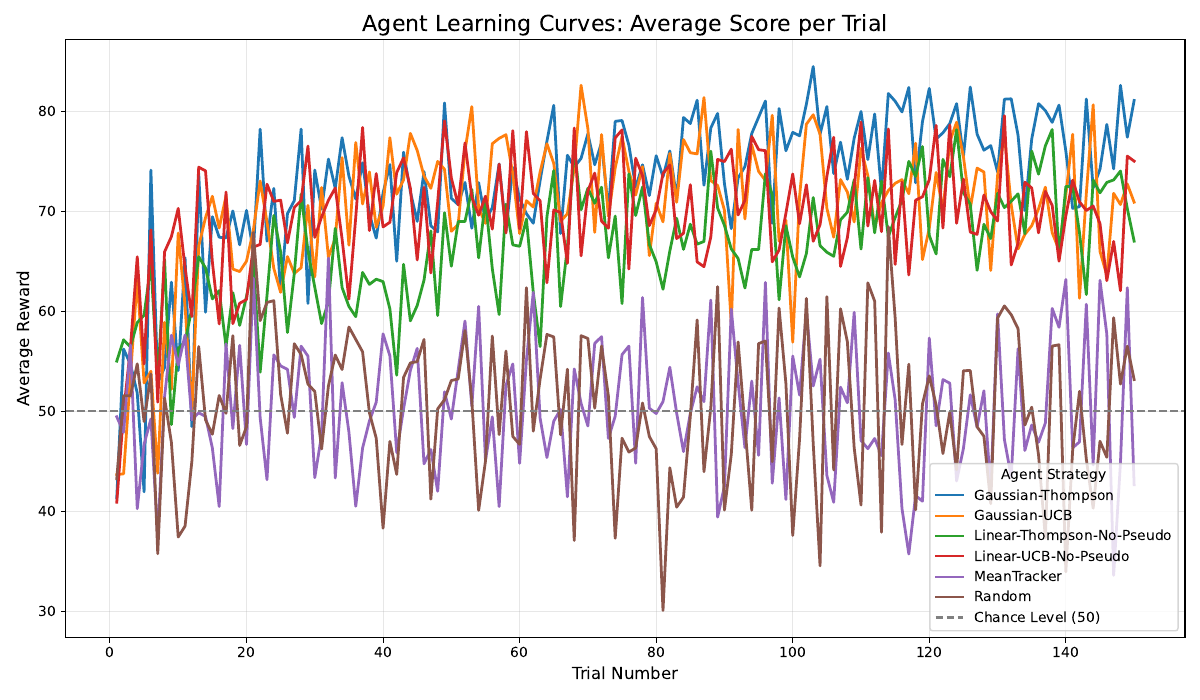

Source code (Python):
import matplotlib.pyplot as plt
import seaborn as sns
from simulation import run_batch_simulation
from game import MiningInSpaceGame
from agents import (RandomAgent, MeanTrackingAgent, LinearUCBAgent, 
                    LinearThompsonAgent, GPUCBAgent, GPThompsonAgent)

# 1. Setup and Run Simulation
agents_to_test = {
    "Random": RandomAgent,
    "MeanTracker": MeanTrackingAgent,
    # "Linear-UCB": LinearUCBAgent,
    # "Linear-Thompson": LinearThompsonAgent,
    "Linear-UCB-No-Pseudo": lambda: LinearUCBAgent(pseudo_observations=False),
    "Linear-Thompson-No-Pseudo": lambda: LinearThompsonAgent(pseudo_observations=False),
    "Gaussian-UCB": GPUCBAgent,
    "Gaussian-Thompson": GPThompsonAgent
}

print("Running simulation... this may take a minute.")
results = run_batch_simulation(agents_to_test, MiningInSpaceGame, n_simulations=10, n_trials=150)

# 2. Process Data for Plotting (First Graph)
# Average reward at each trial number for the combined plot
learning_curves = results.groupby(['agent_name', 'trial'])['reward'].mean().reset_index()

# ---------------------------------------------------------
# Graph 1: Combined Learning Curves (Averages Only)
# ---------------------------------------------------------
plt.figure(figsize=(12, 7))
sns.lineplot(
    data=learning_curves, 
    x='trial', 
    y='reward', 
    hue='agent_name',
    linewidth=2
)

plt.axhline(y=50, color='gray', linestyle='--', label='Chance Level (50)')
plt.title('Agent Learning Curves: Average Score per Trial', fontsize=16)
plt.xlabel('Trial Number', fontsize=12)
plt.ylabel('Average Reward', fontsize=12)
plt.legend(title='Agent Strategy')
plt.grid(True, alpha=0.3)
plt.tight_layout()
plt.savefig('learning_curves.pdf')
plt.show()

# ---------------------------------------------------------
# Graph 2: Individual Agents with Confidence Intervals
# ---------------------------------------------------------
# We use the raw 'results' dataframe here. 
# Seaborn automatically aggregates the 'n_simulations' to show the 
# mean (solid line) and the 95% confidence interval (shaded area).

g = sns.relplot(
    data=results,
    x='trial', 
    y='reward', 
    col='agent_name', 
    col_wrap=3,           # Arranges plots in a grid of 3 columns
    kind='line',          # Line plot type
    height=4, 
    aspect=1.5,
    linewidth=2,
    errorbar=('ci', 95)                 # 95% Confidence Interval (default)
)

# Add reference lines and styling to each subplot
for ax in g.axes.flat:
    ax.axhline(y=50, color='gray', linestyle='--', label='Chance Level')
    ax.grid(True, alpha=0.3)

# Adjust overall title and layout
g.fig.suptitle('Individual Agent Performance (with 95% Confidence Intervals)', fontsize=16, y=1.02)
g.set_axis_labels('Trial Number', 'Reward')

plt.savefig('individual_agents_ci.pdf')
plt.show()